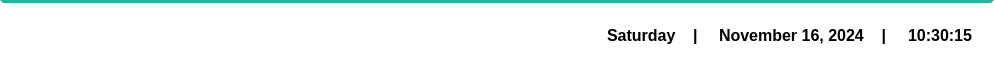
    <widget class="QFrame" name="bottom_bar_frame">
     <property name="minimumSize">
      <size>
       <width>0</width>
       <height>70</height>
      </size>
     </property>
     <property name="maximumSize">
      <size>
       <width>16777215</width>
       <height>70</height>
      </size>
     </property>
     <property name="styleSheet">
      <string notr="true">QFrame{
background-color: white;
border-style: solid;
border-color: white;
border-width: 3px;
border-top-color:  #1FB89B;

}</string>
     </property>
     <property name="frameShape">
      <enum>QFrame::StyledPanel</enum>
     </property>
     <property name="frameShadow">
      <enum>QFrame::Raised</enum>
     </property>
     <layout class="QHBoxLayout" name="horizontalLayout">
      <item>
       <spacer name="horizontalSpacer">
        <property name="orientation">
         <enum>Qt::Horizontal</enum>
        </property>
        <property name="sizeHint" stdset="0">
         <size>
          <width>586</width>
          <height>20</height>
         </size>
        </property>
       </spacer>
      </item>
      <item>
       <widget class="QLabel" name="day_label">
        <property name="styleSheet">
         <string notr="true">border-color: white;
font-family: Segoe UI;
font-weight: bold;
color: black;
font-size: 12pt;
</string>
        </property>
        <property name="text">
         <string>Saturday    |</string>
        </property>
       </widget>
      </item>
      <item>
       <widget class="QLabel" name="date_label">
        <property name="styleSheet">
         <string notr="true">border-color: white;
font-family: Segoe UI;
font-weight: bold;
color: black;
font-size: 12pt;
</string>
        </property>
        <property name="text">
         <string>November 16, 2024    |</string>
        </property>
       </widget>
      </item>
      <item>
       <widget class="QLabel" name="time_label">
        <property name="styleSheet">
         <string notr="true">border-color: white;
font-family: Segoe UI;
font-weight: bold;
color: black;
font-size: 12pt;
</string>
        </property>
        <property name="text">
         <string>10:30:15</string>
        </property>
       </widget>
      </item>
     </layout>
    </widget>
